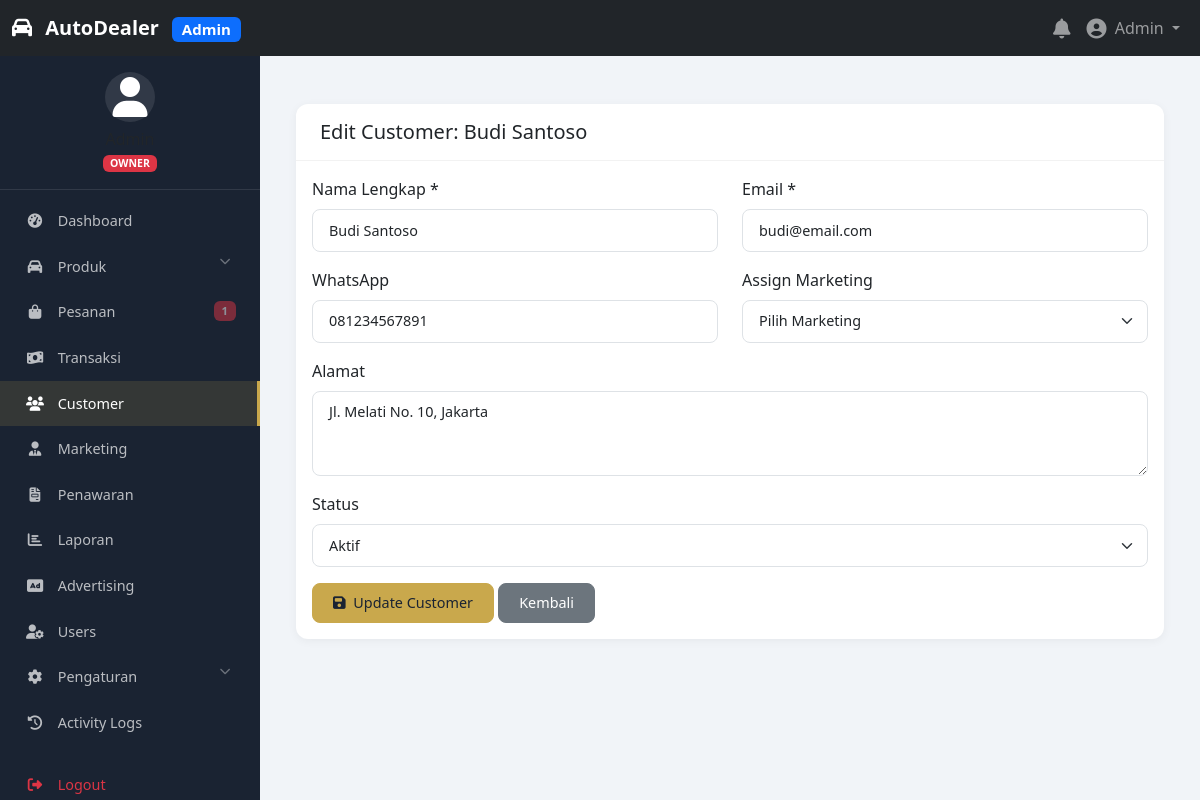
Page /admin/customers/edit.php?id=1 (signed in) on the earlier database version.
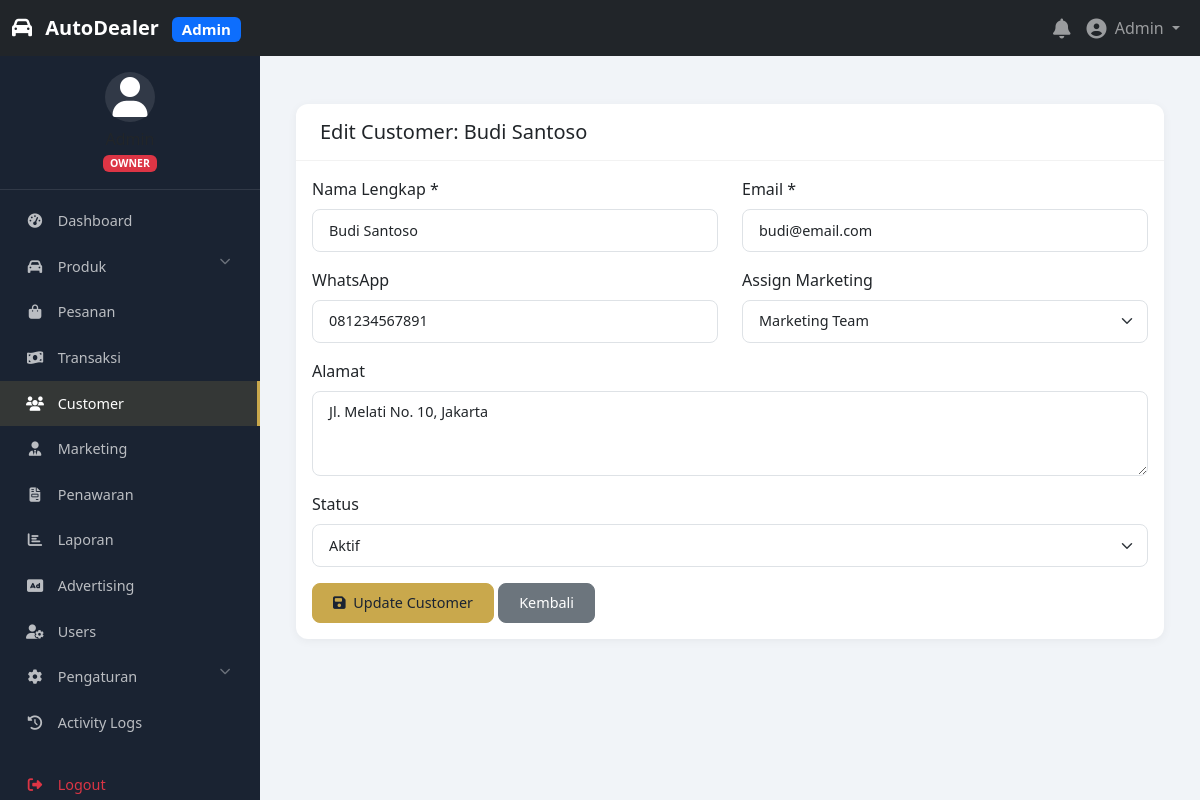
Same page on the later database version.
### tables this page shows
CREATE TABLE IF NOT EXISTS customers (
    id INT PRIMARY KEY AUTO_INCREMENT,
    user_id INT DEFAULT NULL,
    full_name VARCHAR(100) NOT NULL,
    email VARCHAR(100) UNIQUE NOT NULL,
    phone VARCHAR(20) NOT NULL,
    address TEXT DEFAULT NULL,
    city VARCHAR(50) DEFAULT NULL,
    province VARCHAR(50) DEFAULT NULL,
    postal_code VARCHAR(10) DEFAULT NULL,
    status ENUM('active', 'inactive') DEFAULT 'active',
    marketing_id INT DEFAULT NULL,
    source VARCHAR(50) DEFAULT NULL,
    created_at TIMESTAMP DEFAULT CURRENT_TIMESTAMP,
    updated_at TIMESTAMP DEFAULT CURRENT_TIMESTAMP ON UPDATE CURRENT_TIMESTAMP,
    FOREIGN KEY (user_id) REFERENCES users(id) ON DELETE SET NULL,
    FOREIGN KEY (marketing_id) REFERENCES marketing(id) ON DELETE SET NULL,
    INDEX idx_email (email),
    INDEX idx_phone (phone),
    INDEX idx_marketing (marketing_id),
    INDEX idx_status (status)
);

CREATE TABLE IF NOT EXISTS marketing (
    id INT PRIMARY KEY AUTO_INCREMENT,
    user_id INT NOT NULL,
    full_name VARCHAR(100) NOT NULL,
    email VARCHAR(100) UNIQUE NOT NULL,
    phone VARCHAR(20) DEFAULT NULL,
    target_sales INT DEFAULT 0,
    commission_rate DECIMAL(5,2) DEFAULT 0,
    status ENUM('active', 'inactive') DEFAULT 'active',
    created_at TIMESTAMP DEFAULT CURRENT_TIMESTAMP,
    updated_at TIMESTAMP DEFAULT CURRENT_TIMESTAMP ON UPDATE CURRENT_TIMESTAMP,
    FOREIGN KEY (user_id) REFERENCES users(id) ON DELETE CASCADE,
    INDEX idx_email (email),
    INDEX idx_status (status)
);

### config/database.php (called while the page is built, shortened)
<?php
class Database {
    private static $instance = null;
    private $connection;
    private function __construct() {
        try {
            $dsn = "mysql:host=" . DB_HOST . ";dbname=" . DB_NAME . ";charset=utf8mb4";
            $this->connection = new PDO($dsn, DB_USER, DB_PASS, [
                PDO::ATTR_ERRMODE => PDO::ERRMODE_EXCEPTION,
                PDO::ATTR_DEFAULT_FETCH_MODE => PDO::FETCH_ASSOC,
                PDO::ATTR_EMULATE_PREPARES => false,
                PDO::MYSQL_ATTR_INIT_COMMAND => "SET NAMES utf8mb4"
            ]);
        } catch (PDOException $e) {
            error_log("Database connection failed: " . $e->getMessage());
            die("Database connection failed. Please check your configuration.");
        }
    }
    public static function getInstance() {
        if (self::$instance === null) {
            self::$instance = new self();
        }
        return self::$instance;
    }
    public function prepare($sql) {
        return $this->connection->prepare($sql);
    }
    public function query($sql) {
        return $this->connection->query($sql);
    }
}
?>

### includes/functions.php (called while the page is built, shortened)
<?php
function escape($input) {
    return htmlspecialchars($input, ENT_QUOTES, 'UTF-8');
}
?>

### admin/customers/edit.php (the view, shortened to what the changed rows need)
<?php
require_once '../../includes/functions.php';
include '../includes/admin-header.php';
$db = Database::getInstance();
$id = $_GET['id'] ?? 0;
$stmt = $db->prepare("SELECT * FROM customers WHERE id = ?");
$stmt->execute([$id]);
$customer = $stmt->fetch();
$stmt = $db->query("SELECT id, full_name FROM marketing WHERE status = 'active'");
$marketings = $stmt->fetchAll();
?>
<div class="card">
    <div class="card-header">
        <h5 class="mb-0">Edit Customer: <?= escape($customer['full_name']) ?></h5>
    </div>
    <div class="card-body">
        <form method="POST">
            <div class="row">
                <div class="col-md-6 mb-3">
                    <label class="form-label">Nama Lengkap *</label>
                    <input type="text" name="full_name" class="form-control"
                           value="<?= escape($customer['full_name']) ?>" required>
                </div>
                <div class="col-md-6 mb-3">
                    <label class="form-label">Email *</label>
                    <input type="email" name="email" class="form-control"
                           value="<?= escape($customer['email']) ?>" required>
                </div>
            </div>
            <div class="row">
                <div class="col-md-6 mb-3">
                    <label class="form-label">WhatsApp</label>
                    <input type="text" name="phone" class="form-control"
                           value="<?= escape($customer['phone']) ?>">
                </div>
                <div class="col-md-6 mb-3">
                    <label class="form-label">Assign Marketing</label>
                    <select name="marketing_id" class="form-select">
                        <option value="">Pilih Marketing</option>
                        <?php foreach ($marketings as $m): ?>
                            <option value="<?= $m['id'] ?>" <?= $customer['marketing_id'] == $m['id'] ? 'selected' : '' ?>>
                                <?= escape($m['full_name']) ?>
                            </option>
                        <?php endforeach; ?>
                    </select>
                </div>
            </div>
            <div class="mb-3">
                <label class="form-label">Alamat</label>
                <textarea name="address" class="form-control" rows="3"><?= escape($customer['address']) ?></textarea>
            </div>
            <div class="mb-3">
                <label class="form-label">Status</label>
                <select name="status" class="form-select">
                    <option value="active" <?= $customer['status'] == 'active' ? 'selected' : '' ?>>Aktif</option>
                </select>
            </div>
        </form>
    </div>
</div>
<?php include '../includes/admin-footer.php'; ?>

### admin/includes/admin-sidebar.php (shortened to what the changed rows need)
<?php
$currentDir = basename(dirname($_SERVER['PHP_SELF']));
function isActiveParent($dirs) {
    global $currentDir;
    return in_array($currentDir, $dirs) ? 'active' : '';
}
?>
<nav class="admin-sidebar">
    <ul class="nav nav-pills flex-column">
        <li class="nav-item">
            <a class="nav-link <?= isActiveParent(['orders']) ?>" href="<?= ADMIN_URL ?>orders/">
                <i class="fas fa-shopping-bag me-2"></i> Pesanan
                <?php
                $db = Database::getInstance();
                $stmt = $db->query("SELECT COUNT(*) as count FROM orders WHERE status = 'pending'");
                $pending = $stmt->fetch()['count'] ?? 0;
                if ($pending > 0):
                ?>
                <span class="badge bg-danger float-end"><?= $pending ?></span>
                <?php endif; ?>
            </a>
        </li>
    </ul>
</nav>

Differences in the rows shown:
changed customers "Budi Santoso": marketing_id (not shown) → "Marketing Team"
Other differences:
$pending: "1" → (not shown)
form field marketing_id: "Pilih Marketing" → (not shown)
